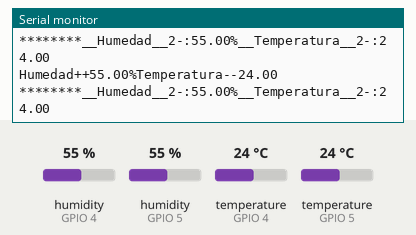
Recording of a program running on a simulated ESP32. Parts: the last lines printed to the serial monitor. Inputs (shaded band) come from the test bench; at power-on: humidity (sensors on GPIO 4, GPIO 5) 55 %, temperature (sensors on GPIO 4, GPIO 5) 24 °C.

Above: at 6.8 s.
6.9 s: humidity (sensor on GPIO 4) set to 22 %
At 11.3 s:
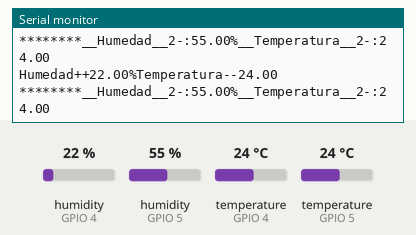
12.3 s: humidity (sensor on GPIO 5) set to 22 %
At 15.5 s:
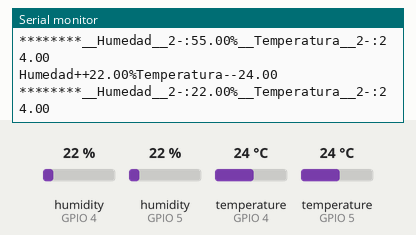
17.7 s: temperature (sensor on GPIO 4) set to 12 °C
At 18.7 s:
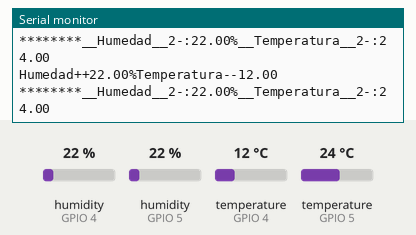
23.1 s: temperature (sensor on GPIO 5) set to 12 °C
At 27.3 s:
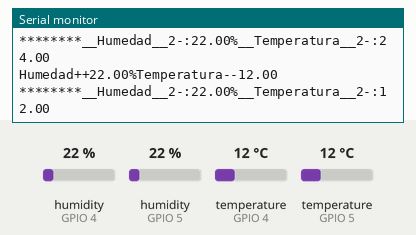
28.5 s: humidity (sensor on GPIO 4) set to 40 %
At 30.4 s:
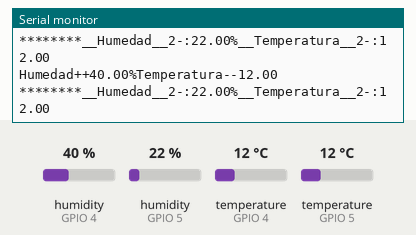
33.9 s: humidity (sensor on GPIO 5) set to 40 %
At 34.8 s:
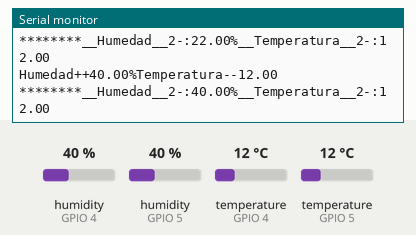
Timing chart, 0 to 36.9 s (numbered marks = the images above; inputs shaded):
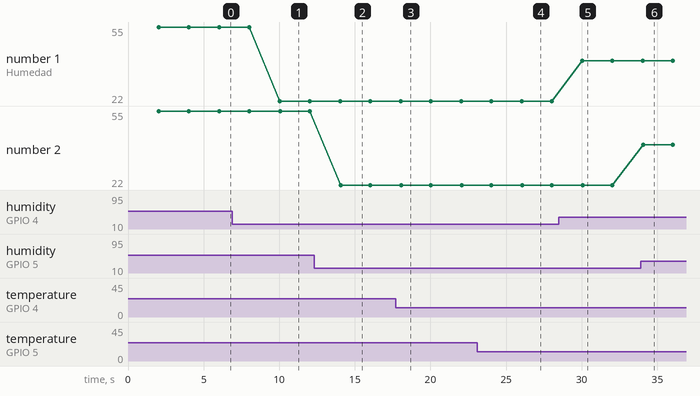

The program:

main.cpp
```cpp
#include <Arduino.h>
#include <DHT.h>
#include <Adafruit_Sensor.h>
DHT my_sensor(4,DHT11);

DHT sensor2(5,DHT11);

float Humedad,Temeratura;
float Humedad2,Temeratura2;
unsigned int envio=2000,tactual,tanterior;


void setup() {
  Serial.begin(9600);
  my_sensor.begin();

}

void loop() {
  tactual=millis();

  if(tactual-tanterior>envio){
      tanterior=tactual;
      Humedad=my_sensor.readHumidity();
      Temeratura=my_sensor.readTemperature();

        Serial.print("Humedad++");
        Serial.print(Humedad);
        Serial.print("%");
        Serial.print("Temperatura--");
      Serial.println(Temeratura);
       Humedad2=sensor2.readHumidity();
      Temeratura2=sensor2.readTemperature();

        Serial.println("");
        Serial.print("********");
        Serial.print("__Humedad__2-:");
        Serial.print(Humedad2);
        Serial.print("%");
        Serial.print("__Temperatura__2-:");
      Serial.println(Temeratura2);

  }
}
```

Measured:
- after the input at 6.9 s, the serial monitor: prints a new line after 3.1 s (image 1)
- after the input at 12.3 s, the serial monitor: prints a new line after 1.8 s (image 2)
- after the input at 17.7 s, the serial monitor: prints a new line after 0.33 s (image 3)
- after the input at 23.1 s, the serial monitor: prints a new line after 3.0 s (image 4)
- after the input at 28.5 s, the serial monitor: prints a new line after 1.5 s (image 5)
- after the input at 33.9 s, the serial monitor: prints a new line after 0.16 s (image 6)
- plotted number 1: 55 → 22 after the input at 6.9 s, 22 → 40 after the input at 28.5 s
